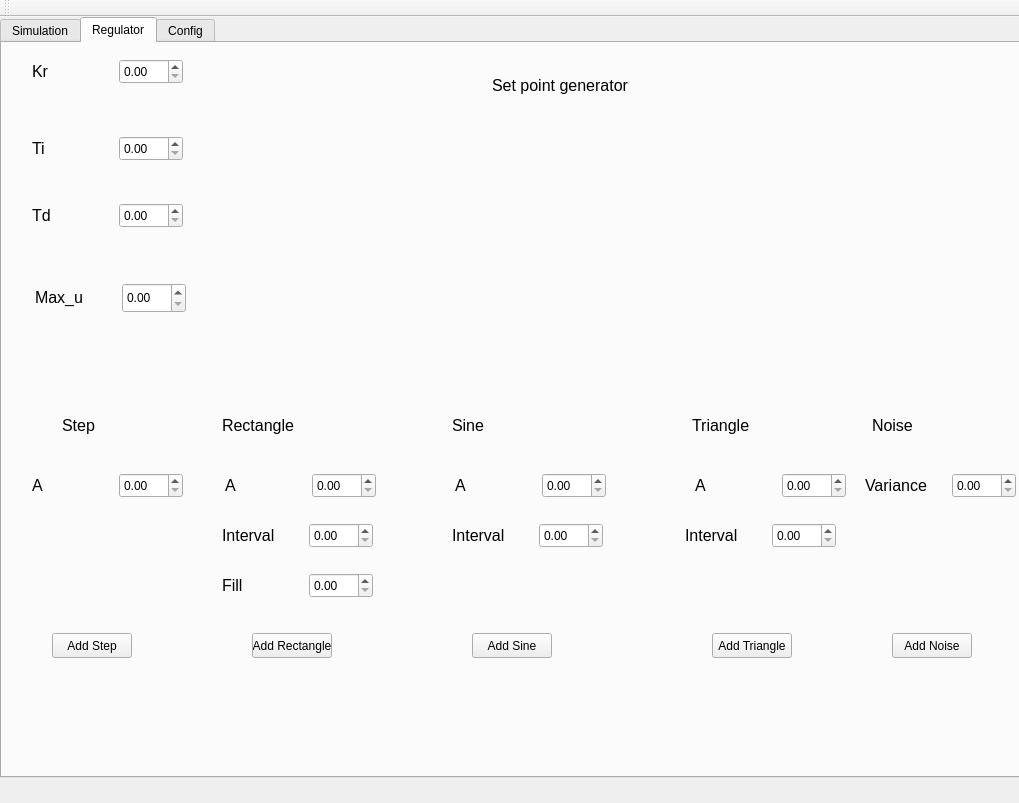
<?xml version="1.0" encoding="UTF-8"?>
<ui version="4.0">
 <class>MainWindow</class>
 <widget class="QMainWindow" name="MainWindow">
  <property name="geometry">
   <rect>
    <x>0</x>
    <y>0</y>
    <width>1019</width>
    <height>803</height>
   </rect>
  </property>
  <property name="windowTitle">
   <string>MainWindow</string>
  </property>
  <widget class="QWidget" name="centralWidget">
   <property name="enabled">
    <bool>true</bool>
   </property>
   <widget class="QTabWidget" name="tabWidget">
    <property name="geometry">
     <rect>
      <x>0</x>
      <y>0</y>
      <width>1021</width>
      <height>761</height>
     </rect>
    </property>
    <property name="currentIndex">
     <number>1</number>
    </property>
    <widget class="QWidget" name="tab">
     <attribute name="title">
      <string>Simulation</string>
     </attribute>
     <widget class="QPushButton" name="pushButton_2">
      <property name="geometry">
       <rect>
        <x>98</x>
        <y>314</y>
        <width>80</width>
        <height>25</height>
       </rect>
      </property>
      <property name="text">
       <string>Krok</string>
      </property>
     </widget>
     <widget class="QPushButton" name="pushButton">
      <property name="geometry">
       <rect>
        <x>11</x>
        <y>314</y>
        <width>80</width>
        <height>25</height>
       </rect>
      </property>
      <property name="text">
       <string>Start</string>
      </property>
      <property name="autoDefault">
       <bool>false</bool>
      </property>
     </widget>
     <widget class="QCustomPlot" name="Plot1" native="true">
      <property name="geometry">
       <rect>
        <x>240</x>
        <y>60</y>
        <width>741</width>
        <height>256</height>
       </rect>
      </property>
     </widget>
     <widget class="QCustomPlot" name="Plot2" native="true">
      <property name="geometry">
       <rect>
        <x>240</x>
        <y>380</y>
        <width>741</width>
        <height>231</height>
       </rect>
      </property>
     </widget>
     <widget class="QLabel" name="label_5">
      <property name="geometry">
       <rect>
        <x>70</x>
        <y>650</y>
        <width>16</width>
        <height>24</height>
       </rect>
      </property>
      <property name="font">
       <font>
        <pointsize>12</pointsize>
       </font>
      </property>
      <property name="text">
       <string>t</string>
      </property>
     </widget>
     <widget class="QSlider" name="horizontalSlider">
      <property name="geometry">
       <rect>
        <x>150</x>
        <y>670</y>
        <width>821</width>
        <height>18</height>
       </rect>
      </property>
      <property name="minimum">
       <number>10</number>
      </property>
      <property name="maximum">
       <number>5000</number>
      </property>
      <property name="singleStep">
       <number>100</number>
      </property>
      <property name="pageStep">
       <number>10</number>
      </property>
      <property name="orientation">
       <enum>Qt::Horizontal</enum>
      </property>
     </widget>
    </widget>
    <widget class="QWidget" name="tab_3">
     <attribute name="title">
      <string>Regulator</string>
     </attribute>
     <widget class="QLabel" name="label_4">
      <property name="geometry">
       <rect>
        <x>33</x>
        <y>240</y>
        <width>58</width>
        <height>29</height>
       </rect>
      </property>
      <property name="font">
       <font>
        <pointsize>12</pointsize>
       </font>
      </property>
      <property name="text">
       <string>Max_u</string>
      </property>
     </widget>
     <widget class="QLabel" name="label_3">
      <property name="geometry">
       <rect>
        <x>30</x>
        <y>16</y>
        <width>19</width>
        <height>24</height>
       </rect>
      </property>
      <property name="font">
       <font>
        <pointsize>12</pointsize>
       </font>
      </property>
      <property name="text">
       <string>Kr</string>
      </property>
     </widget>
     <widget class="QDoubleSpinBox" name="w_changeKr">
      <property name="geometry">
       <rect>
        <x>117</x>
        <y>16</y>
        <width>64</width>
        <height>25</height>
       </rect>
      </property>
     </widget>
     <widget class="QDoubleSpinBox" name="w_changeMax_u">
      <property name="geometry">
       <rect>
        <x>120</x>
        <y>240</y>
        <width>64</width>
        <height>30</height>
       </rect>
      </property>
     </widget>
     <widget class="QDoubleSpinBox" name="w_changeTi">
      <property name="geometry">
       <rect>
        <x>117</x>
        <y>93</y>
        <width>64</width>
        <height>25</height>
       </rect>
      </property>
     </widget>
     <widget class="QLabel" name="label_2">
      <property name="geometry">
       <rect>
        <x>30</x>
        <y>93</y>
        <width>17</width>
        <height>24</height>
       </rect>
      </property>
      <property name="font">
       <font>
        <pointsize>12</pointsize>
       </font>
      </property>
      <property name="text">
       <string>Ti</string>
      </property>
     </widget>
     <widget class="QDoubleSpinBox" name="w_changeTi_2">
      <property name="geometry">
       <rect>
        <x>117</x>
        <y>160</y>
        <width>64</width>
        <height>25</height>
       </rect>
      </property>
     </widget>
     <widget class="QLabel" name="label_13">
      <property name="geometry">
       <rect>
        <x>30</x>
        <y>160</y>
        <width>31</width>
        <height>24</height>
       </rect>
      </property>
      <property name="font">
       <font>
        <pointsize>12</pointsize>
       </font>
      </property>
      <property name="text">
       <string>Td</string>
      </property>
     </widget>
     <widget class="QCustomPlot" name="Plot1_2" native="true">
      <property name="geometry">
       <rect>
        <x>220</x>
        <y>80</y>
        <width>741</width>
        <height>256</height>
       </rect>
      </property>
     </widget>
     <widget class="QLabel" name="label_14">
      <property name="geometry">
       <rect>
        <x>490</x>
        <y>30</y>
        <width>141</width>
        <height>24</height>
       </rect>
      </property>
      <property name="font">
       <font>
        <pointsize>12</pointsize>
       </font>
      </property>
      <property name="text">
       <string>Set point generator</string>
      </property>
     </widget>
     <widget class="QLabel" name="label_15">
      <property name="geometry">
       <rect>
        <x>60</x>
        <y>370</y>
        <width>141</width>
        <height>24</height>
       </rect>
      </property>
      <property name="font">
       <font>
        <pointsize>12</pointsize>
       </font>
      </property>
      <property name="text">
       <string>Step</string>
      </property>
     </widget>
     <widget class="QLabel" name="label_16">
      <property name="geometry">
       <rect>
        <x>220</x>
        <y>370</y>
        <width>141</width>
        <height>24</height>
       </rect>
      </property>
      <property name="font">
       <font>
        <pointsize>12</pointsize>
       </font>
      </property>
      <property name="text">
       <string>Rectangle</string>
      </property>
     </widget>
     <widget class="QLabel" name="label_17">
      <property name="geometry">
       <rect>
        <x>450</x>
        <y>370</y>
        <width>141</width>
        <height>24</height>
       </rect>
      </property>
      <property name="font">
       <font>
        <pointsize>12</pointsize>
       </font>
      </property>
      <property name="text">
       <string>Sine</string>
      </property>
     </widget>
     <widget class="QLabel" name="label_18">
      <property name="geometry">
       <rect>
        <x>690</x>
        <y>370</y>
        <width>141</width>
        <height>24</height>
       </rect>
      </property>
      <property name="font">
       <font>
        <pointsize>12</pointsize>
       </font>
      </property>
      <property name="text">
       <string>Triangle</string>
      </property>
     </widget>
     <widget class="QDoubleSpinBox" name="w_stepChangeA">
      <property name="geometry">
       <rect>
        <x>117</x>
        <y>430</y>
        <width>64</width>
        <height>25</height>
       </rect>
      </property>
     </widget>
     <widget class="QLabel" name="label_6">
      <property name="geometry">
       <rect>
        <x>30</x>
        <y>430</y>
        <width>22</width>
        <height>24</height>
       </rect>
      </property>
      <property name="font">
       <font>
        <pointsize>12</pointsize>
       </font>
      </property>
      <property name="text">
       <string>A</string>
      </property>
     </widget>
     <widget class="QLabel" name="label_7">
      <property name="geometry">
       <rect>
        <x>223</x>
        <y>430</y>
        <width>22</width>
        <height>24</height>
       </rect>
      </property>
      <property name="font">
       <font>
        <pointsize>12</pointsize>
       </font>
      </property>
      <property name="text">
       <string>A</string>
      </property>
     </widget>
     <widget class="QDoubleSpinBox" name="w_rectangleChangeA">
      <property name="geometry">
       <rect>
        <x>310</x>
        <y>430</y>
        <width>64</width>
        <height>25</height>
       </rect>
      </property>
     </widget>
     <widget class="QLabel" name="label_37">
      <property name="geometry">
       <rect>
        <x>453</x>
        <y>430</y>
        <width>22</width>
        <height>24</height>
       </rect>
      </property>
      <property name="font">
       <font>
        <pointsize>12</pointsize>
       </font>
      </property>
      <property name="text">
       <string>A</string>
      </property>
     </widget>
     <widget class="QDoubleSpinBox" name="w_triangleChangeA">
      <property name="geometry">
       <rect>
        <x>780</x>
        <y>430</y>
        <width>64</width>
        <height>25</height>
       </rect>
      </property>
     </widget>
     <widget class="QLabel" name="label_38">
      <property name="geometry">
       <rect>
        <x>693</x>
        <y>430</y>
        <width>22</width>
        <height>24</height>
       </rect>
      </property>
      <property name="font">
       <font>
        <pointsize>12</pointsize>
       </font>
      </property>
      <property name="text">
       <string>A</string>
      </property>
     </widget>
     <widget class="QDoubleSpinBox" name="w_sineChangeA">
      <property name="geometry">
       <rect>
        <x>540</x>
        <y>430</y>
        <width>64</width>
        <height>25</height>
       </rect>
      </property>
     </widget>
     <widget class="QDoubleSpinBox" name="w_rectangleChangeInterval">
      <property name="geometry">
       <rect>
        <x>307</x>
        <y>480</y>
        <width>64</width>
        <height>25</height>
       </rect>
      </property>
     </widget>
     <widget class="QLabel" name="label_39">
      <property name="geometry">
       <rect>
        <x>220</x>
        <y>480</y>
        <width>71</width>
        <height>24</height>
       </rect>
      </property>
      <property name="font">
       <font>
        <pointsize>12</pointsize>
       </font>
      </property>
      <property name="text">
       <string>Interval</string>
      </property>
     </widget>
     <widget class="QDoubleSpinBox" name="w_sineChangeInterval">
      <property name="geometry">
       <rect>
        <x>537</x>
        <y>480</y>
        <width>64</width>
        <height>25</height>
       </rect>
      </property>
     </widget>
     <widget class="QLabel" name="label_40">
      <property name="geometry">
       <rect>
        <x>450</x>
        <y>480</y>
        <width>71</width>
        <height>24</height>
       </rect>
      </property>
      <property name="font">
       <font>
        <pointsize>12</pointsize>
       </font>
      </property>
      <property name="text">
       <string>Interval</string>
      </property>
     </widget>
     <widget class="QDoubleSpinBox" name="w_triangleChangeInterval">
      <property name="geometry">
       <rect>
        <x>770</x>
        <y>480</y>
        <width>64</width>
        <height>25</height>
       </rect>
      </property>
     </widget>
     <widget class="QLabel" name="label_41">
      <property name="geometry">
       <rect>
        <x>683</x>
        <y>480</y>
        <width>71</width>
        <height>24</height>
       </rect>
      </property>
      <property name="font">
       <font>
        <pointsize>12</pointsize>
       </font>
      </property>
      <property name="text">
       <string>Interval</string>
      </property>
     </widget>
     <widget class="QLabel" name="label_42">
      <property name="geometry">
       <rect>
        <x>870</x>
        <y>370</y>
        <width>141</width>
        <height>24</height>
       </rect>
      </property>
      <property name="font">
       <font>
        <pointsize>12</pointsize>
       </font>
      </property>
      <property name="text">
       <string>Noise</string>
      </property>
     </widget>
     <widget class="QLabel" name="label_43">
      <property name="geometry">
       <rect>
        <x>863</x>
        <y>430</y>
        <width>71</width>
        <height>24</height>
       </rect>
      </property>
      <property name="font">
       <font>
        <pointsize>12</pointsize>
       </font>
      </property>
      <property name="text">
       <string>Variance</string>
      </property>
     </widget>
     <widget class="QDoubleSpinBox" name="w_noiseChangeVariance">
      <property name="geometry">
       <rect>
        <x>950</x>
        <y>430</y>
        <width>64</width>
        <height>25</height>
       </rect>
      </property>
     </widget>
     <widget class="QDoubleSpinBox" name="w_rectangleChangeFill">
      <property name="geometry">
       <rect>
        <x>307</x>
        <y>530</y>
        <width>64</width>
        <height>25</height>
       </rect>
      </property>
      <property name="maximum">
       <double>100.000000000000000</double>
      </property>
     </widget>
     <widget class="QLabel" name="label_44">
      <property name="geometry">
       <rect>
        <x>220</x>
        <y>530</y>
        <width>71</width>
        <height>24</height>
       </rect>
      </property>
      <property name="font">
       <font>
        <pointsize>12</pointsize>
       </font>
      </property>
      <property name="text">
       <string>Fill</string>
      </property>
     </widget>
     <widget class="QPushButton" name="addStep">
      <property name="geometry">
       <rect>
        <x>50</x>
        <y>590</y>
        <width>80</width>
        <height>25</height>
       </rect>
      </property>
      <property name="text">
       <string>Add Step</string>
      </property>
     </widget>
     <widget class="QPushButton" name="addRectangle">
      <property name="geometry">
       <rect>
        <x>250</x>
        <y>590</y>
        <width>80</width>
        <height>25</height>
       </rect>
      </property>
      <property name="text">
       <string>Add Rectangle</string>
      </property>
     </widget>
     <widget class="QPushButton" name="addSine">
      <property name="geometry">
       <rect>
        <x>470</x>
        <y>590</y>
        <width>80</width>
        <height>25</height>
       </rect>
      </property>
      <property name="text">
       <string>Add Sine</string>
      </property>
     </widget>
     <widget class="QPushButton" name="addTriangle">
      <property name="geometry">
       <rect>
        <x>710</x>
        <y>590</y>
        <width>80</width>
        <height>25</height>
       </rect>
      </property>
      <property name="text">
       <string>Add Triangle</string>
      </property>
     </widget>
     <widget class="QPushButton" name="addSine_3">
      <property name="geometry">
       <rect>
        <x>890</x>
        <y>590</y>
        <width>80</width>
        <height>25</height>
       </rect>
      </property>
      <property name="text">
       <string>Add Noise</string>
      </property>
     </widget>
    </widget>
    <widget class="QWidget" name="tab_2">
     <attribute name="title">
      <string>Config</string>
     </attribute>
     <widget class="QLabel" name="label">
      <property name="geometry">
       <rect>
        <x>60</x>
        <y>60</y>
        <width>101</width>
        <height>16</height>
       </rect>
      </property>
      <property name="text">
       <string>A_params</string>
      </property>
     </widget>
     <widget class="QLabel" name="label_8">
      <property name="geometry">
       <rect>
        <x>420</x>
        <y>60</y>
        <width>101</width>
        <height>16</height>
       </rect>
      </property>
      <property name="text">
       <string>B_params</string>
      </property>
     </widget>
     <widget class="QTextEdit" name="textEdit">
      <property name="geometry">
       <rect>
        <x>50</x>
        <y>110</y>
        <width>231</width>
        <height>85</height>
       </rect>
      </property>
     </widget>
     <widget class="QTextEdit" name="textEdit_2">
      <property name="geometry">
       <rect>
        <x>400</x>
        <y>110</y>
        <width>231</width>
        <height>85</height>
       </rect>
      </property>
     </widget>
     <widget class="QPushButton" name="CreateNewARX">
      <property name="geometry">
       <rect>
        <x>760</x>
        <y>140</y>
        <width>131</width>
        <height>25</height>
       </rect>
      </property>
      <property name="text">
       <string>Create new ARX</string>
      </property>
     </widget>
     <widget class="QDoubleSpinBox" name="w_Change_Delay">
      <property name="geometry">
       <rect>
        <x>60</x>
        <y>260</y>
        <width>64</width>
        <height>25</height>
       </rect>
      </property>
     </widget>
     <widget class="QDoubleSpinBox" name="w_Change_SwitchTime">
      <property name="geometry">
       <rect>
        <x>410</x>
        <y>260</y>
        <width>64</width>
        <height>25</height>
       </rect>
      </property>
     </widget>
     <widget class="QLabel" name="label_9">
      <property name="geometry">
       <rect>
        <x>50</x>
        <y>230</y>
        <width>101</width>
        <height>16</height>
       </rect>
      </property>
      <property name="text">
       <string>Delay</string>
      </property>
     </widget>
     <widget class="QLabel" name="label_10">
      <property name="geometry">
       <rect>
        <x>410</x>
        <y>240</y>
        <width>101</width>
        <height>16</height>
       </rect>
      </property>
      <property name="text">
       <string>Switch time</string>
      </property>
     </widget>
     <widget class="QTextEdit" name="textEdit_3">
      <property name="geometry">
       <rect>
        <x>400</x>
        <y>390</y>
        <width>231</width>
        <height>85</height>
       </rect>
      </property>
     </widget>
     <widget class="QLabel" name="label_11">
      <property name="geometry">
       <rect>
        <x>60</x>
        <y>340</y>
        <width>101</width>
        <height>16</height>
       </rect>
      </property>
      <property name="text">
       <string>A_params</string>
      </property>
     </widget>
     <widget class="QTextEdit" name="textEdit_4">
      <property name="geometry">
       <rect>
        <x>50</x>
        <y>390</y>
        <width>231</width>
        <height>85</height>
       </rect>
      </property>
     </widget>
     <widget class="QLabel" name="label_12">
      <property name="geometry">
       <rect>
        <x>420</x>
        <y>340</y>
        <width>101</width>
        <height>16</height>
       </rect>
      </property>
      <property name="text">
       <string>B_params</string>
      </property>
     </widget>
    </widget>
   </widget>
  </widget>
  <widget class="QMenuBar" name="menuBar">
   <property name="geometry">
    <rect>
     <x>0</x>
     <y>0</y>
     <width>1019</width>
     <height>20</height>
    </rect>
   </property>
  </widget>
  <widget class="QToolBar" name="mainToolBar">
   <attribute name="toolBarArea">
    <enum>TopToolBarArea</enum>
   </attribute>
   <attribute name="toolBarBreak">
    <bool>false</bool>
   </attribute>
  </widget>
 </widget>
 <layoutdefault spacing="6" margin="11"/>
 <customwidgets>
  <customwidget>
   <class>QCustomPlot</class>
   <extends>QWidget</extends>
   <header>qcustomplot.h</header>
   <container>1</container>
  </customwidget>
 </customwidgets>
 <resources/>
 <connections/>
</ui>
